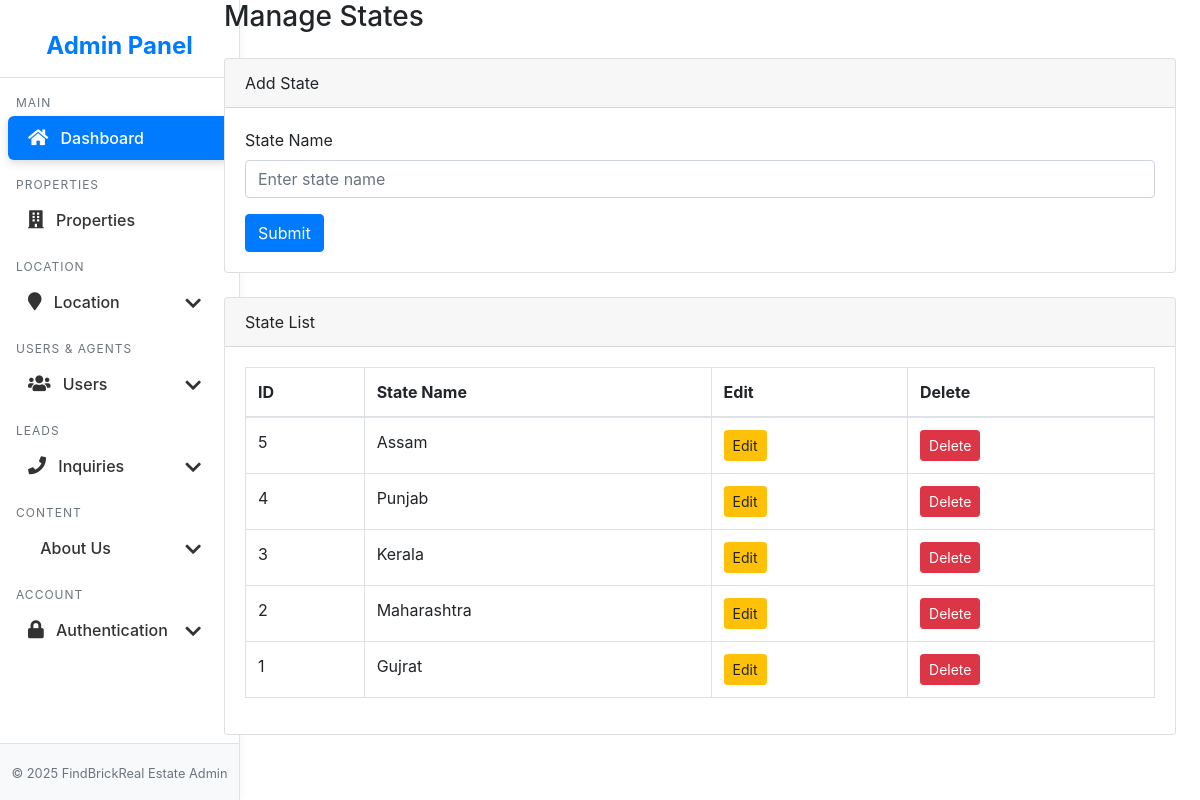
The app's page /FindBrick-Smart-Real-EState/admin/stateadd.php (signed in) with its own data.
### tables this page shows
CREATE TABLE `state` (
  `sid` int(50) NOT NULL,
  `sname` varchar(100) NOT NULL
);

### FindBrick-Smart-Real-EState/admin/stateadd.php (the view, shortened to what this page needs)
<?php
require("config.php");
?>
<!DOCTYPE html>
<html lang="en">
<head>
    <link href="https://cdn.jsdelivr.net/npm/bootstrap@4.6.2/dist/css/bootstrap.min.css" rel="stylesheet">
    <link href="https://cdn.jsdelivr.net/npm/bootstrap-icons/font/bootstrap-icons.css" rel="stylesheet">
</head>
<body>
    <div class="container-fluid">
        <div class="row">
            <?php include("sidebar.php"); ?>
            <main class="col-md-10 ms-sm-auto col-lg-10 px-md-4">
                <div class="content">
                    <h3 class="mb-4">Manage States</h3>
                    <div class="card mb-4">
                        <div class="card-header">Add State</div>
                        <div class="card-body">
                            <form method="post">
                                <div class="form-group">
                                    <label for="state">State Name</label>
                                    <input type="text" name="state" class="form-control" id="state" placeholder="Enter state name">
                                </div>
                                <button type="submit" name="insert" class="btn btn-primary">Submit</button>
                            </form>
                        </div>
                    </div>
                    <div class="card">
                        <div class="card-header">State List</div>
                        <div class="card-body">
                            <table class="table table-bordered table-hover">
                                <thead>
                                    <tr>
                                        <th>ID</th>
                                        <th>State Name</th>
                                        <th>Edit</th>
                                        <th>Delete</th>
                                    </tr>
                                </thead>
                                <tbody>
                                    <?php
                                    $query = mysqli_query($con, "SELECT * FROM state ORDER BY sid DESC");
                                    while ($row = mysqli_fetch_array($query)) {
                                        echo "<tr>
                        <td>" . $row['sid'] . "</td>
                        <td>" . $row['sname'] . "</td>
                        <td><a href='stateedit.php?id=" . $row['sid'] . "' class='btn btn-warning btn-sm'>Edit</a></td>
                        <td><a href='statedelete.php?id=" . $row['sid'] . "' class='btn btn-danger btn-sm'>Delete</a></td>
                    </tr>";
                                    }
                                    ?>
                                </tbody>
                            </table>
                        </div>
                    </div>
                </div>
</body>
</html>

### FindBrick-Smart-Real-EState/admin/stateadd.php (style rules this page uses)
body { font-family: 'Segoe UI', sans-serif; background: #f5f7fa; }

### records on screen
state: sid "5", sname "Assam"
state: sid "4", sname "Punjab"
state: sid "3", sname "Kerala"
state: sid "2", sname "Maharashtra"
state: sid "1", sname "Gujrat"
